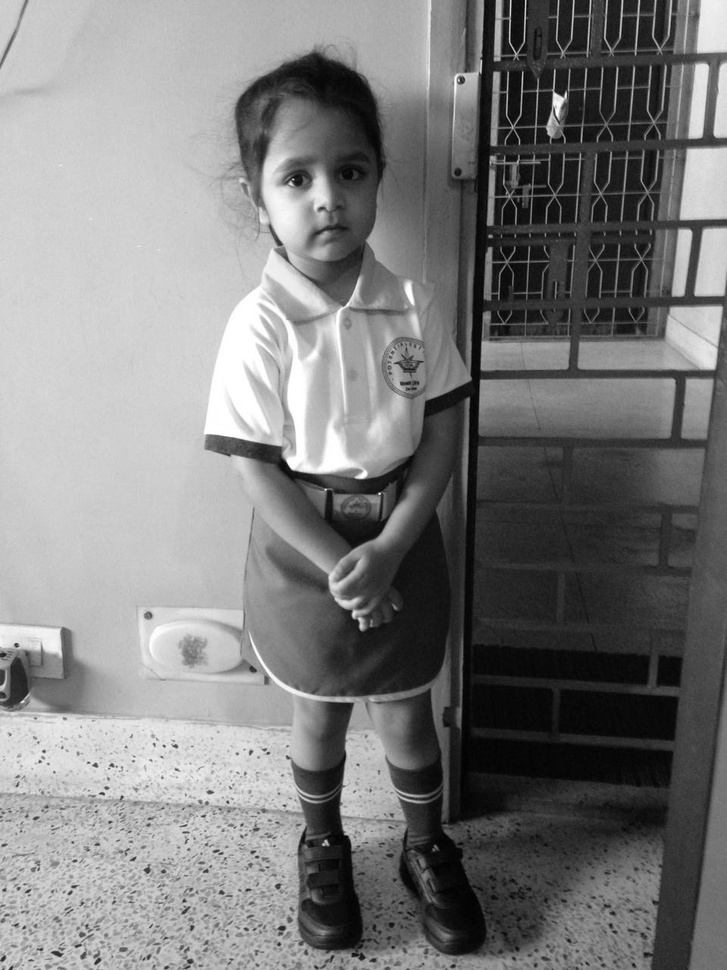
#> input picture Lab/Prog14/original.jpg, 727 x 970 px, shrunk from 960 x 1280 before the run
$ python prg31.py
#> lines starting #> are read from the running program, lines starting #| are printed output that depends on the picture
import cv2
import numpy as np

file =  input('Enter the name of the file')
#> the answer given: ../Prog14/original.jpg
res = cv2.imread(file,1)
#> res is the input picture: shape (970, 727, 3); min 0, max 255, mean 124.6
img = cv2.cvtColor(res,cv2.COLOR_BGR2GRAY)

h,w = img.shape
#> h = 970; w = 727

cost = np.zeros([h,w,1],np.uint8)

for i in range(h):
	for j in range(w):
		if (i==0 or j==0):
			cost[i][j] = img[i][j]
		else:
			cost[i][j] = min(cost[i-1][j], cost[i-1][j-1], cost[i][j-1]) + img[i][j]
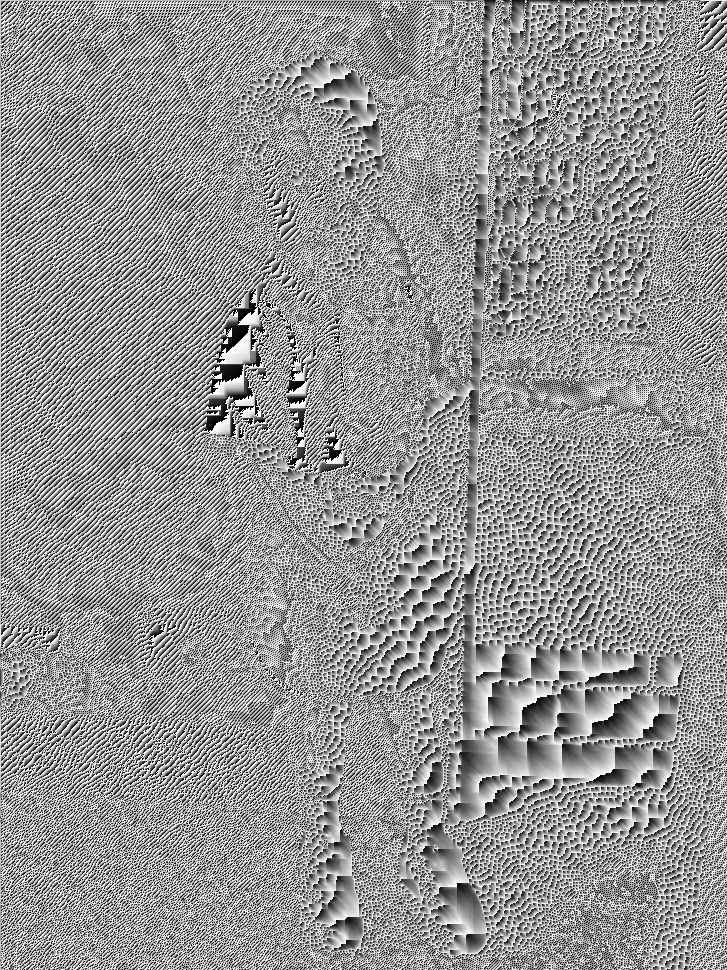
#> cost: shape (970, 727, 1); min 0, max 255, mean 148.3

print(cost[h-1][w-1])
#| [69]
img1  = cv2.cvtColor(cost,cv2.COLOR_GRAY2BGR)
cv2.imwrite('MinCost.jpg',img1)
cv2.imshow('img',img1)
cv2.waitKey(0)
